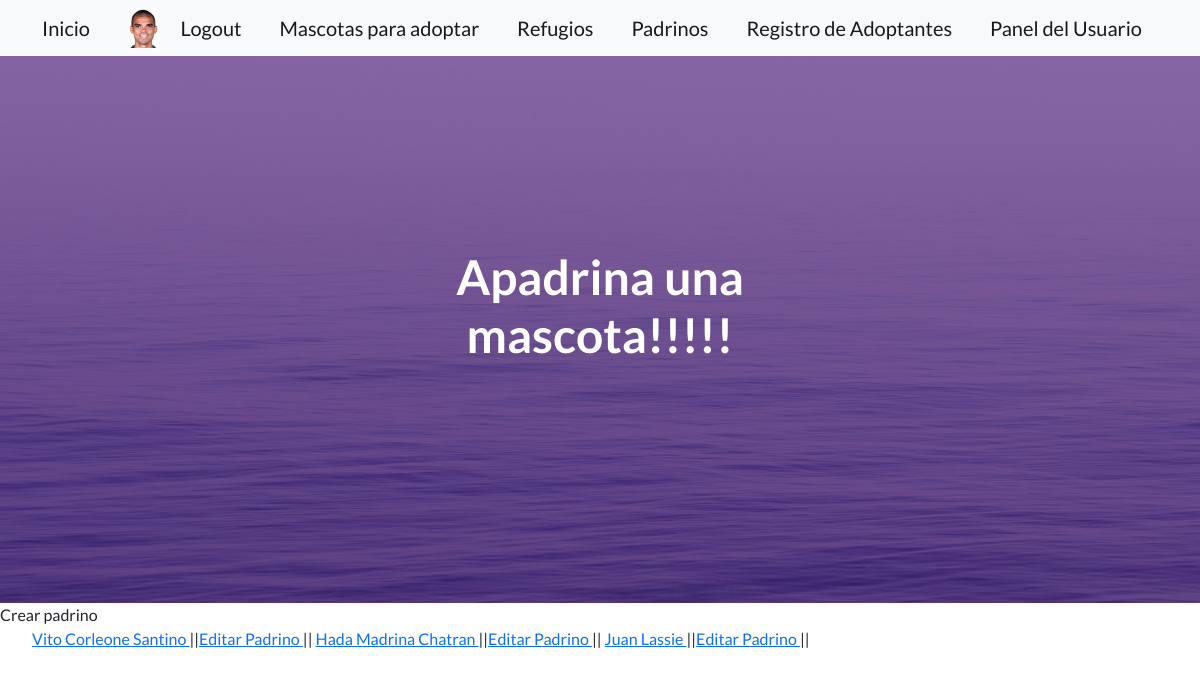
Screenshot of /padrino/ (signed in) with the database file from the repository.
### DogsApp/models.py (models this page shows, shortened)
class Avatar(models.Model):
    user = models.OneToOneField(User,on_delete=models.CASCADE)
    imagen = models.ImageField(upload_to="avatares", null=True, blank=True)
    descripcion = models.TextField(null=True,blank=True)
    link = models.URLField(max_length=200,null=True,blank=True)

### NewApp/models.py (models this page shows)
class Padrino(models.Model):
    apodo =models.CharField(max_length=50)
    ahijado = models.CharField(max_length=50)
    descripcion = RichTextField()
    fecha_inicio = models.DateTimeField()
    def __str__(self) -> str:
        return f"{self.apodo} {self.ahijado}"

### NewApp/views.py (the view)
# urls.py: path("padrino/", views.PadrinoListView.as_view() ,name ="listar padrino"),
class PadrinoListView(ListView):
    model = Padrino
    template_name = "temp_NApp/listar_padrino.html"
    context_object_name = "listado_padrinos"

### NewApp/templates/temp_NApp/listar_padrino.html (shortened to what this page needs)
{% extends "padre/padre.html" %}
{% block main %}
<a class=navbar-brand href={% url "crear padrino" %}> Crear padrino </a>
    {% if listado_padrinos %}
    <ul>
        {% for padrino in listado_padrinos %}
        <a href={% url "detail padrino" padrino.id %}>{{padrino}} </a>||<a href={% url "update_padrino" padrino.id %}>Editar Padrino </a>||
        {% endfor %}
    {% else %}
    <p> No se encontraron padrinos|</p>
    {% endif %}
    {% endblock main %}
    {% block centro %}
    Apadrina una mascota!!!!! <Base></Base>
    {% endblock centro %}

### DogsApp/templates/padre/padre.html (shortened to what this page needs)
<!DOCTYPE html>
<html lang="en">
    {% load static  %}
    <head>
        <link href="https://cdn.jsdelivr.net/npm/bootstrap-icons@1.5.0/font/bootstrap-icons.css" rel="stylesheet" type="text/css" />
        <link href={% static "css/styles.css" %} rel="stylesheet" />
    </head>
    <body>
        <nav class="navbar navbar-light bg-light static-top">
            <div class="container">
                <a class="navbar-brand" href="/">Inicio</a>
                {% if request.user.is_authenticated %}
                {% if request.user.avatar.imagen %}
                <img src="{{request.user.avatar.imagen.url}}" alt ="" height="40px">
                {% endif %}
                <a class="navbar-brand" href='/logout/'>Logout</a>
                {% else %}
                <a class="navbar-brand" href='/registro/'>Registrarse</a>
                <a class="navbar-brand" href="{% url 'login' %}">Login</a>
                {% endif %}
                <a class="navbar-brand" href='/mascotas/'>Mascotas para adoptar</a>
                <a class="navbar-brand" href='/refugio/'>Refugios</a>
                <a class="navbar-brand" href='/padrino/'>Padrinos</a>
                <a class="navbar-brand" href='/adoptante/'>Registro de Adoptantes</a>
                <a class="navbar-brand" href="{% url "detalle usuario" %}">Panel del Usuario</a>
            </div>
        </nav>
        <header class="masthead">
            <div class="container position-relative">
                <div class="row justify-content-center">
                    <div class="col-xl-6">
                        <div class="text-center text-white">
                            <h1 class="mb-5">
                                {% block centro %}{% endblock centro %}
                            </h1>
                        </div>
                    </div>
                </div>
            </div>
        </header>
        <main>
            {% block main %}
            {% endblock main %}</h1>
    </body>
</html>

### rows the page displays
Padrino: apodo+ahijado "Vito Corleone Santino"
Padrino: apodo+ahijado "Hada Madrina Chatran"
Padrino: apodo+ahijado "Juan Lassie"
